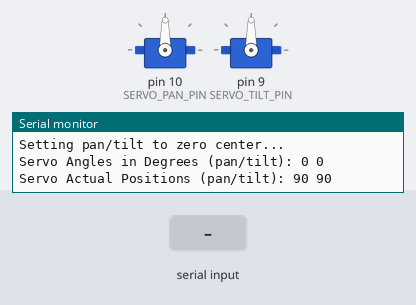
The sketch below on a simulated Arduino Uno, built with avr-gcc and run on an emulated ATmega328P. Parts: 2 × servo, the last lines printed to the serial monitor. The inputs (shaded band) are chosen by the test bench.

Above: at 1.3 s.
1.4 s: "s90\n" received over Serial
At 3.5 s:
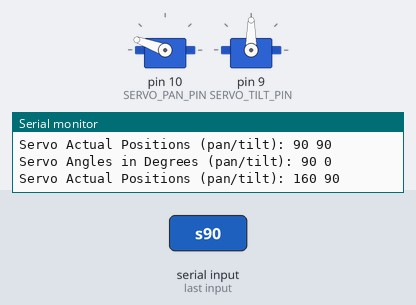
3.9 s: "s,45\n" received over Serial
At 5.5 s:
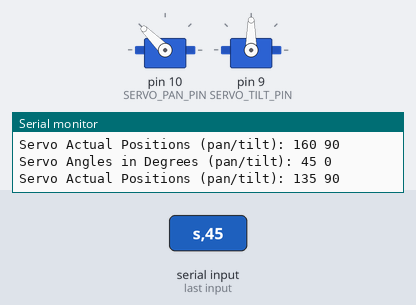
6.4 s: "l" received over Serial
At 7.2 s:
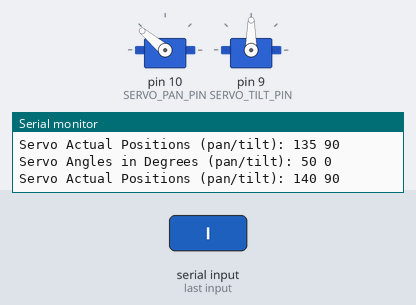
7.9 s: "t90\n" received over Serial
At 8.6 s:
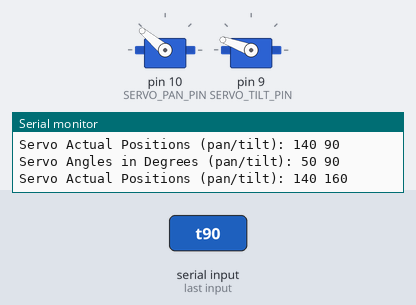
9.4 s: "r" received over Serial
At 10.6 s:
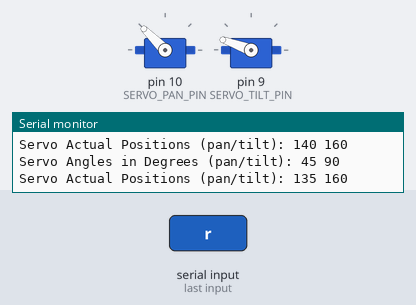
10.9 s: "p90\n" received over Serial
At 12.1 s:
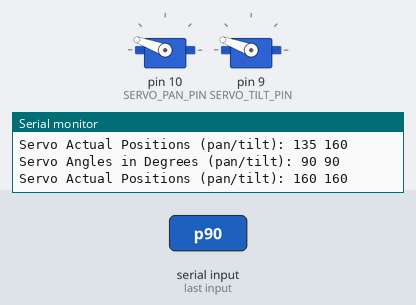
Timing chart, 0 to 13.4 s (numbered marks = the images above; inputs shaded):
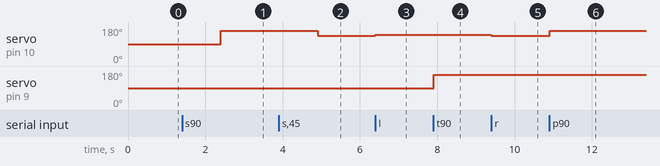

The sketch:

pan_tilt.ino
```cpp
// Pan/Tilt servo control over serial link
#include <Servo.h>

// Servo pins
#define SERVO_PAN_PIN 10
#define SERVO_TILT_PIN 9

// Pan servo center min/max range (0-180 degrees with 90 degrees centred)
#define SERVO_PAN_ZERO 90
#define SERVO_PAN_MIN 10
#define SERVO_PAN_MAX 160

// Tilt servo center min/max range (0-180 degrees with 90 degrees centred)
#define SERVO_TILT_ZERO 90
#define SERVO_TILT_MIN 10
#define SERVO_TILT_MAX 160

// Precision for Up, Down, Left and Right operations
#define PREC 5

// Servo objects
Servo servo_pan;
Servo servo_tilt;

// Servo positions (0-180 degrees with 90 degrees centred)
int pan_pos = 0;
int tilt_pos = 0;
int pan_deg = 0;
int tilt_deg = 0;

// Serial read variables
String inputString = "";         // A string to hold incoming data
boolean stringComplete = false;  // Whether the string is complete


// Sets pan and tilt degrees, with 0,0 facing forward
// Give values in range -45, 45 degrees for both
void setPanTilt(int pan_deg, int tilt_deg)
{
  setPan(pan_deg);
  setTilt(tilt_deg);

  // Wait for servos to get to position
  delay(100);
}

void setPan(int s_pan_deg)
{
  // Remember degrees
  pan_deg = s_pan_deg;
  // Set 90 degrees center for servo
  pan_pos = s_pan_deg + SERVO_PAN_ZERO;

  // Constrain angles to limits
  pan_pos = constrain(pan_pos, SERVO_PAN_MIN, SERVO_PAN_MAX);

  // Write angles to servo
  servo_pan.write(pan_pos);
}

void setTilt(int s_tilt_deg)
{
  // Remember degrees
  tilt_deg = s_tilt_deg;
  // Set 90 degrees center for servo
  tilt_pos = s_tilt_deg + SERVO_TILT_ZERO;

  // Constrain angles to limits
  tilt_pos = constrain(tilt_pos, SERVO_TILT_MIN, SERVO_TILT_MAX);

  // Write angles to servo
  servo_tilt.write(tilt_pos);
}

void printServoPositions()
{
  Serial.print("Servo Angles in Degrees (pan/tilt): ");
  Serial.print(pan_deg);
  Serial.print(" ");
  Serial.println(tilt_deg);

  Serial.print("Servo Actual Positions (pan/tilt): ");
  Serial.print(pan_pos);
  Serial.print(" ");
  Serial.println(tilt_pos);
}

/*
  SerialEvent occurs whenever a new data comes in the
 hardware serial RX.  This routine is run between each
 time loop() runs, so using delay inside loop can delay
 response.  Multiple bytes of data may be available.

 Commands:
  s PAN_ANGLE TILT_ANGLE      --- Set Pan Tilt positions in degrees
  p PAN_ANGLE                 --- Set Pan  position in degrees
  t TILT_ANGLE                --- Set Tilt position in degrees
  z                           --- Zero out to default center positions
  i                           --- Info on current pan/tilt servo angles/positions
  u                           --- Up by PREC amount
  d                           --- Down by PREC amount
  l                           --- Left by PREC amount
  r                           --- Right by PREC amount

 */
void serialEvent()
{
  while (Serial.available())
  {
    // Get state character from buffer
    char c = (char)Serial.read();

    switch (c)
    {
    // s pan-position-degree tilt-position-degrees
    case 's':
    {
      // Where degrees are zero-centered to camera facing forward
      int pan = Serial.parseInt();
      int tilt = Serial.parseInt();
      setPanTilt(pan, tilt);
      printServoPositions();
      break;
    }

    case 'p':
    {
      // Set pan degree
      int pan = Serial.parseInt();
      setPan(pan);
      printServoPositions();
      break;
    }

    case 't':
    {
      // Set tilt degree
      int tilt = Serial.parseInt();
      setTilt(tilt);
      printServoPositions();
      break;
    }

    case 'u':
    {
      // Up
      int tilt = tilt_deg + PREC;
      setTilt(tilt);
      printServoPositions();
      break;
    }

    case 'd':
    {
      // Down
      int tilt = tilt_deg - PREC;
      setTilt(tilt);
      printServoPositions();
      break;
    }

    case 'l':
    {
      // Left
      int pan = pan_deg + PREC;
      setPan(pan);
      printServoPositions();
      break;
    }

    case 'r':
    {
      // Right
      int pan = pan_deg - PREC;
      setPan(pan);
      printServoPositions();
      break;
    }

    case 'z':
    {
      // zero out and recenter
      setPanTilt(0, 0);
      break;
    }

    case 'i':
    {
      // Print current servo positions
      printServoPositions();
      break;
    }
    }
  }
}

void setup()
{
  // Initialize serial
  Serial.begin(9600);
  // Reserve 200 bytes for the inputString:
  inputString.reserve(200);

  // Attach pins
  servo_pan.attach(SERVO_PAN_PIN);
  servo_tilt.attach(SERVO_TILT_PIN);

  Serial.println("Setting pan/tilt to zero center...");
  setPanTilt(0, 0);
  printServoPositions();
}

void loop()
{
}
```

Measured:
- after the input at 1.4 s, servo on pin 10 (SERVO_PAN_PIN): 90° → 160° after 1.0 s
- after the input at 3.9 s, servo on pin 10 (SERVO_PAN_PIN): 160° → 135° after 1.0 s
- after the input at 6.4 s, servo on pin 10 (SERVO_PAN_PIN): 135° → 140° at once
- after the input at 7.9 s, servo on pin 9 (SERVO_TILT_PIN): 90° → 160° at once
- after the input at 9.4 s, servo on pin 10 (SERVO_PAN_PIN): 140° → 135° at once
- after the input at 10.9 s, servo on pin 10 (SERVO_PAN_PIN): 135° → 160° at once
